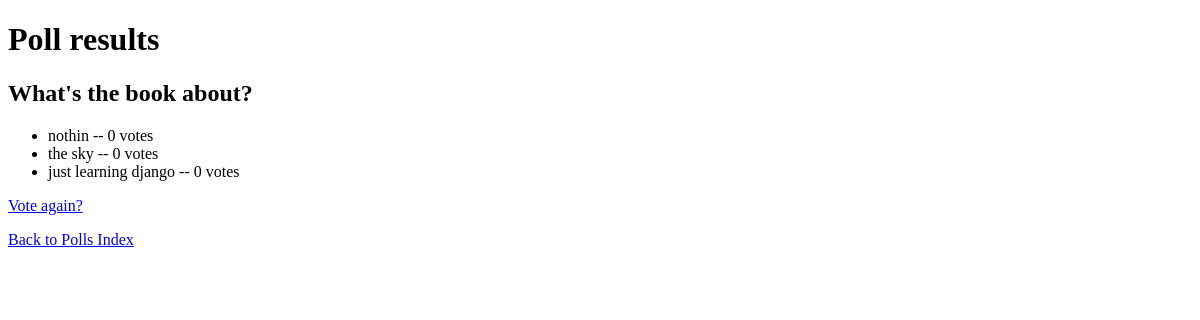
The app's page /polls/1/results/, older data.
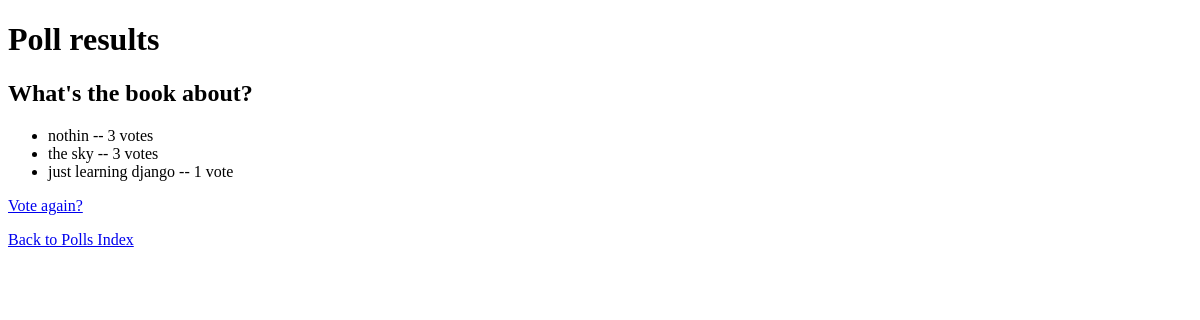
The same page, newer data.
### polls/models.py (models this page shows, shortened)
class Choice(models.Model):
    question = models.ForeignKey(Question, on_delete=models.CASCADE)
    choice_text = models.CharField(max_length=200)
    votes = models.IntegerField(default=0)

### polls/views.py (the view)
# urls.py: path('<int:pk>/results/', views.ResultsView.as_view(), name='results'),
class ResultsView(generic.DetailView):
    model = Question
    template_name = 'polls/results.html'

### polls/templates/polls/results.html (shortened to what this page needs)
<!DOCTYPE html>
<html>
  <head>
  </head>
  <body>
    <h1>Poll results</h1>
    <h2>{{ question.question_text}}</h2>
    <ul>
      {% for choice in question.choice_set.all %}
      <li>
        {{ choice.choice_text }} -- {{ choice.votes }}
        vote{{choice.votes|pluralize }}
      </li>
      {% endfor %}
    </ul>
    <a href="{% url 'polls:detail' question.id %}">Vote again?</a>
    <p><a href="../">Back to Polls Index</a></p>
  </body>
</html>

Row changes from the older to the newer data that the page shows:
changed Choice "nothin": votes "0" → "3"
changed Choice "the sky": votes "0" → "3"
changed Choice "just learning django": votes "0" → "1"
